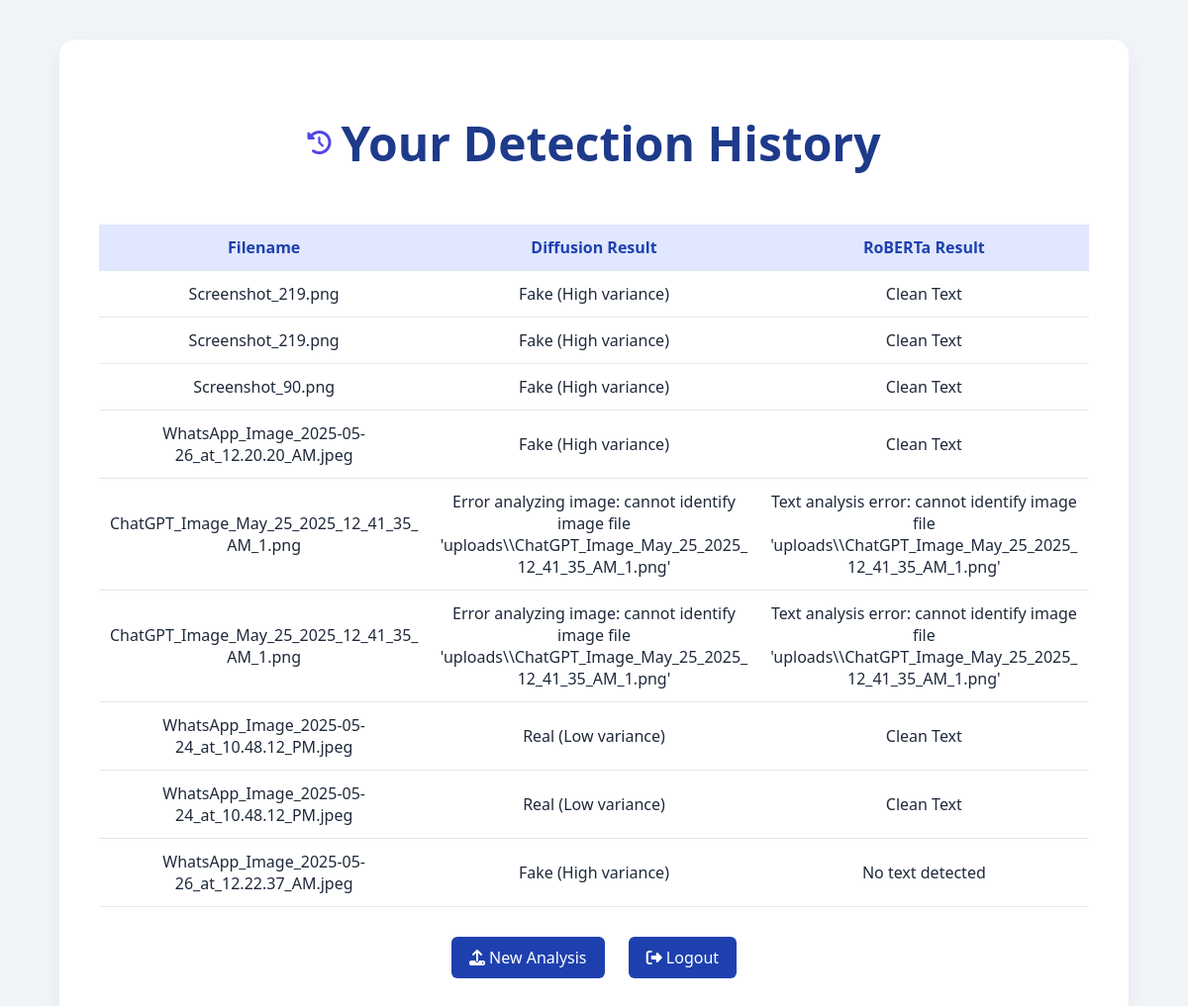
The app's page /history (signed in), older data.
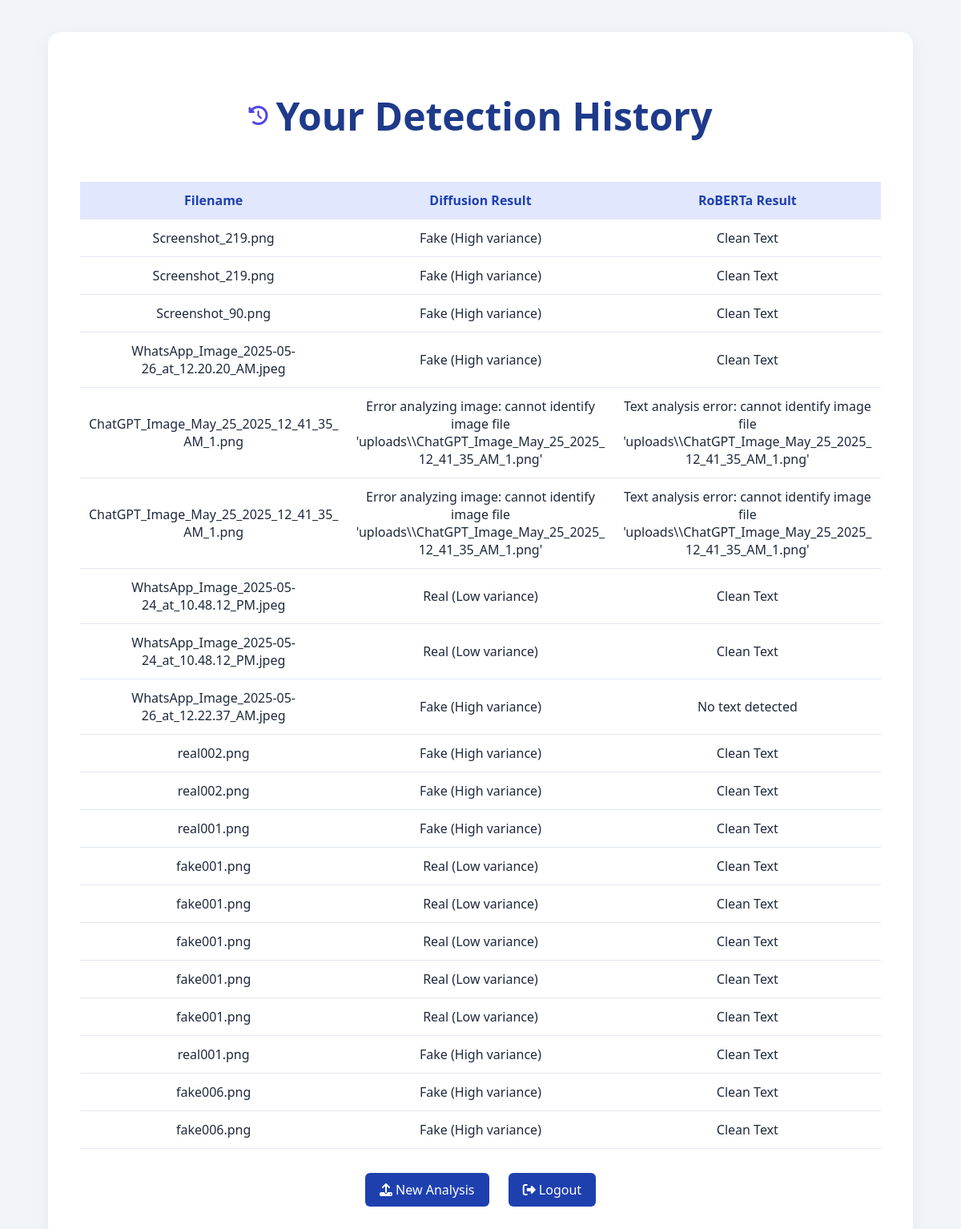
The same page, newer data.
### app.py (models this page shows)
class DetectionHistory(db.Model):
    id = db.Column(db.Integer, primary_key=True)
    user_id = db.Column(db.Integer, db.ForeignKey('user.id'), nullable=False)
    filename = db.Column(db.String(300), nullable=False)
    diffusion_result = db.Column(db.String(300))
    roberta_result = db.Column(db.String(300))

### app.py (the view)
@app.route('/history')
@login_required
def history():
    records = DetectionHistory.query.filter_by(user_id=current_user.id).all()
    return render_template('history.html', records=records)

### app.py (called while the page is built)
@login_manager.user_loader
def load_user(user_id):
    return User.query.get(int(user_id))

### templates/history.html (shortened to what this page needs)
<!DOCTYPE html>
<html lang="en">
<head>
  <link rel="stylesheet" href="https://cdnjs.cloudflare.com/ajax/libs/font-awesome/6.5.0/css/all.min.css" />
</head>
<body>
  <div class="history-container">
    <div class="icon-title">
      <i class="fas fa-clock-rotate-left"></i>
      <h1>Your Detection History</h1>
    </div>
    {% if records %}
      <table>
        <thead>
          <tr>
            <th>Filename</th>
            <th>Diffusion Result</th>
            <th>RoBERTa Result</th>
          </tr>
        </thead>
        <tbody>
          {% for record in records %}
            <tr>
              <td>{{ record.filename }}</td>
              <td>{{ record.diffusion_result }}</td>
              <td>{{ record.roberta_result }}</td>
            </tr>
          {% endfor %}
        </tbody>
      </table>
    {% else %}
      <div class="no-history">
        <p><i class="fas fa-folder-open"></i> No history found.</p>
      </div>
    {% endif %}
    <div class="btn-group">
      <a href="{{ url_for('upload') }}"><i class="fas fa-upload"></i> New Analysis</a>
      <a href="{{ url_for('logout') }}"><i class="fas fa-sign-out-alt"></i> Logout</a>
    </div>
  </div>
</body>
</html>

### templates/history.html (style rules this page uses)
body { font-family: 'Segoe UI', Tahoma, sans-serif; background: #f1f5f9; margin: 0; padding: 40px 20px; color: #1e293b; }
.history-container { max-width: 1000px; margin: 0 auto; background: #ffffff; padding: 40px; border-radius: 16px; box-shadow: 0 8px 24px rgba(0, 0, 0, 0.06); overflow-x: auto; }
h1 { text-align: center; margin-bottom: 30px; color: #1e3a8a; font-size: 2em; }
table { width: 100%; border-collapse: collapse; margin-top: 20px; table-layout: fixed; }
th, td { padding: 12px 10px; text-align: center; border-bottom: 1px solid #e2e8f0; word-wrap: break-word; overflow-wrap: break-word; max-width: 200px; }
th { background-color: #e0e7ff; color: #1e40af; }
.btn-group { text-align: center; margin-top: 30px; }
.btn-group a { display: inline-block; margin: 0 10px; padding: 10px 18px; background: #1e40af; color: white; text-decoration: none; border-radius: 6px; transition: background 0.3s; }
.icon-title { display: flex; justify-content: center; align-items: center; gap: 10px; font-size: 24px; }
.icon-title i { color: #4f46e5; }

Row changes from the older to the newer data that the page shows:
added DetectionHistory: filename "real002.png", diffusion_result "Fake (High variance)", roberta_result "Clean Text"
added DetectionHistory: filename "real002.png", diffusion_result "Fake (High variance)", roberta_result "Clean Text"
added DetectionHistory: filename "real001.png", diffusion_result "Fake (High variance)", roberta_result "Clean Text"
added DetectionHistory: filename "fake001.png", diffusion_result "Real (Low variance)", roberta_result "Clean Text"
added DetectionHistory: filename "fake001.png", diffusion_result "Real (Low variance)", roberta_result "Clean Text"
added DetectionHistory: filename "fake001.png", diffusion_result "Real (Low variance)", roberta_result "Clean Text"
added DetectionHistory: filename "fake001.png", diffusion_result "Real (Low variance)", roberta_result "Clean Text"
added DetectionHistory: filename "fake001.png", diffusion_result "Real (Low variance)", roberta_result "Clean Text"
added DetectionHistory: filename "real001.png", diffusion_result "Fake (High variance)", roberta_result "Clean Text"
added DetectionHistory: filename "fake006.png", diffusion_result "Fake (High variance)", roberta_result "Clean Text"
added DetectionHistory: filename "fake006.png", diffusion_result "Fake (High variance)", roberta_result "Clean Text"
